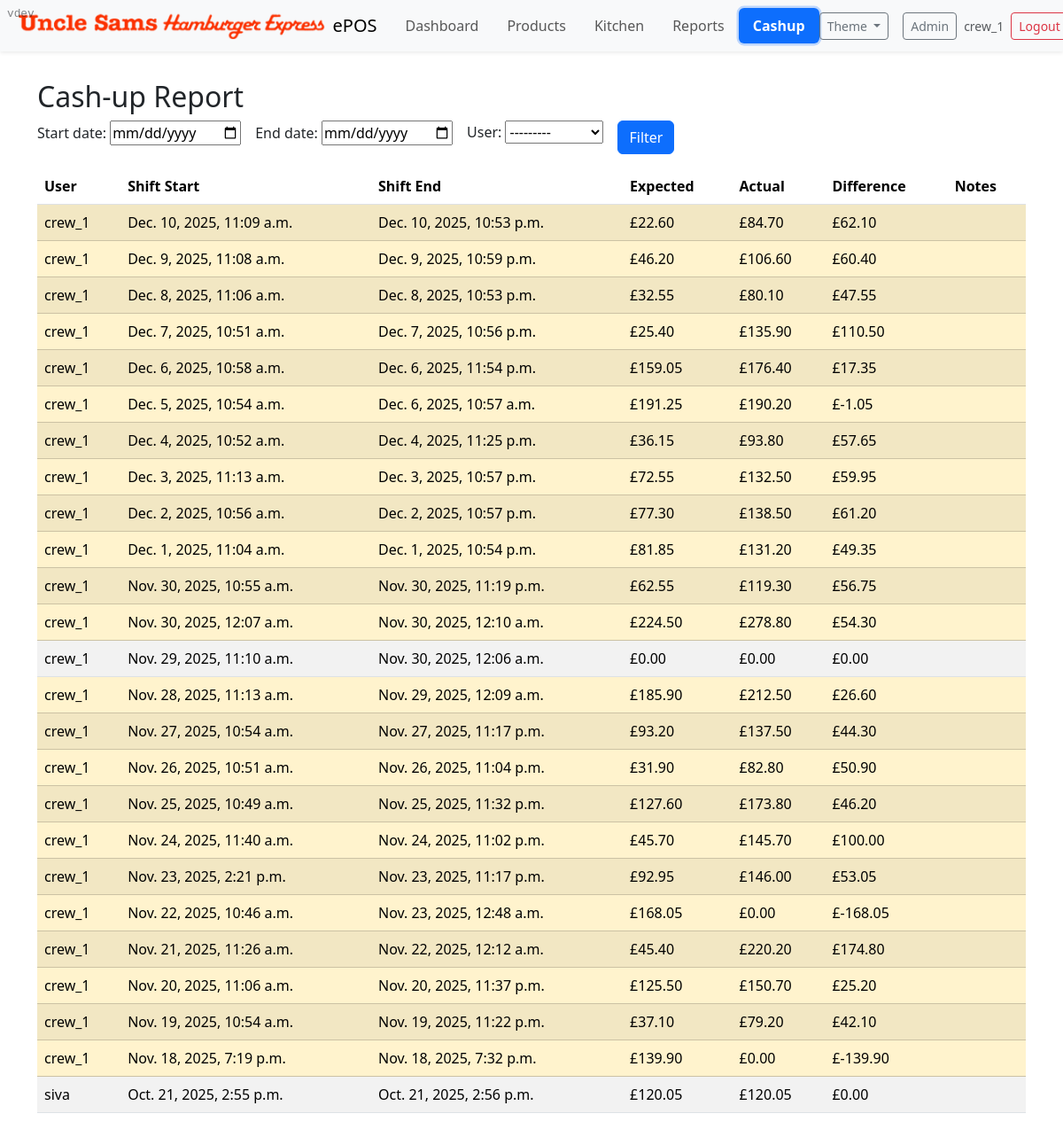
/cashup/report/ (signed in), run on an earlier commit of the app's database.
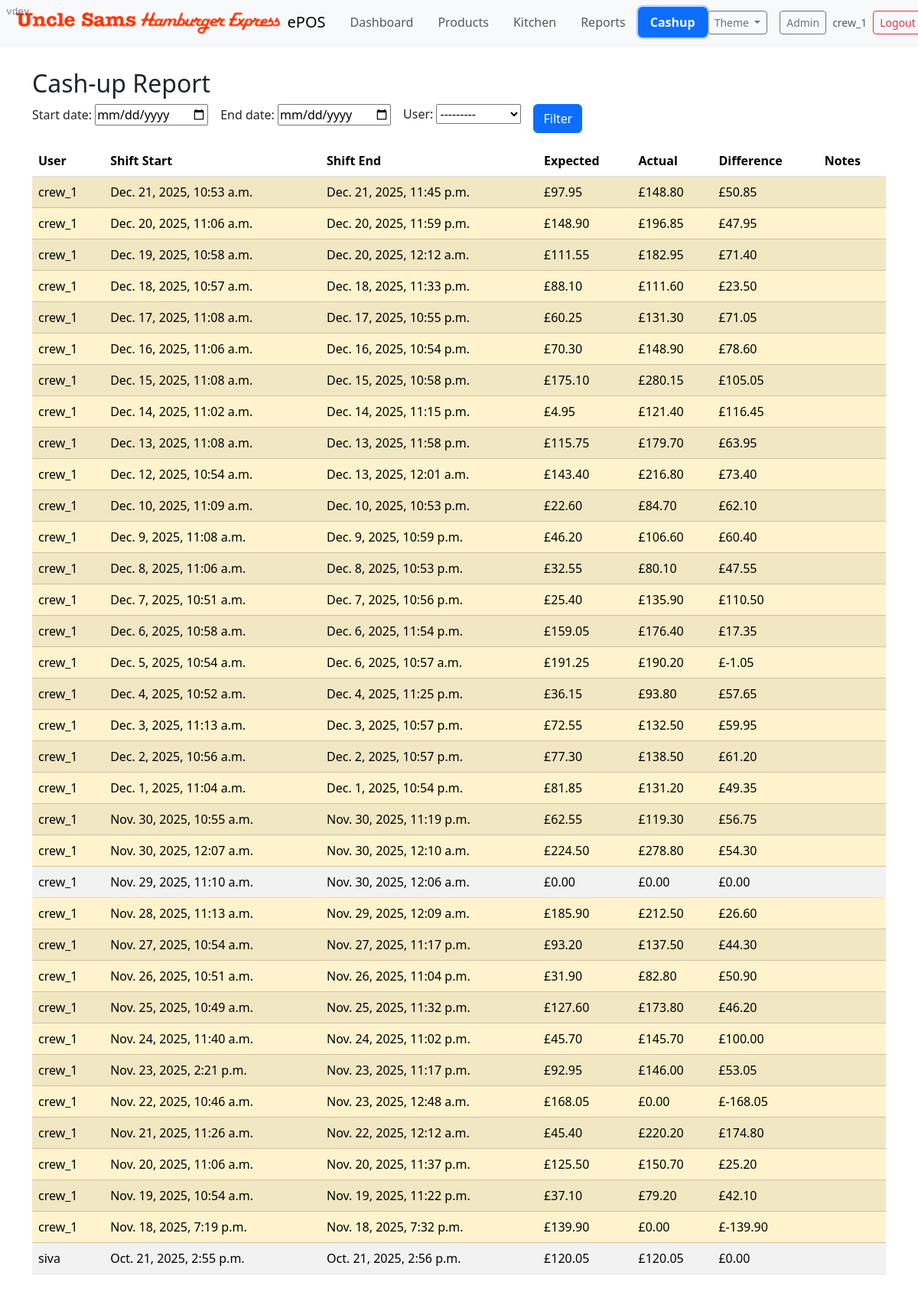
And on a later commit of the database.
### cashup/models.py (models this page shows, shortened)
class CashUp(models.Model):
    shift = models.OneToOneField(Shift, on_delete=models.CASCADE, related_name='cashup')
    expected_amount = models.DecimalField(max_digits=10, decimal_places=2, help_text="Expected cash amount based on transactions")
    actual_amount = models.DecimalField(max_digits=10, decimal_places=2, help_text="Actual cash amount counted at the end of the shift")
    difference = models.DecimalField(max_digits=10, decimal_places=2, help_text="Difference between expected and actual amounts")
    created_at = models.DateTimeField(default=timezone.now)
    notes = models.TextField(blank=True)
    class Meta:
        ordering = ['-created_at']

class Shift(models.Model):
    user = models.ForeignKey('auth.User', on_delete=models.CASCADE)
    start_time = models.DateTimeField(default=timezone.now)
    end_time = models.DateTimeField(null=True, blank=True)
    is_closed = models.BooleanField(default=False)
    class Meta:
        ordering = ['-start_time']

### cashup/views.py (the view, shortened to what this page needs)
# urls.py: path('report/', views.report, name='report'),
@login_required
def report(request):
    if request.user.groups.exists() and not _has_group(request.user, 'Manager'):
        messages.error(request, 'You do not have permission to view reports.')
        return redirect('cashup:index')
    form = ReportFilterForm(request.GET or None)
    qs = CashUp.objects.select_related('shift', 'shift__user').order_by('-created_at')
    rows = list(qs)
    return render(request, 'cashup/report.html', { 'form': form, 'rows': rows })

### cashup/forms.py
class ReportFilterForm(forms.Form):
    start_date = forms.DateField(required=False, widget=forms.DateInput(attrs={'type':'date'}))
    end_date = forms.DateField(required=False, widget=forms.DateInput(attrs={'type':'date'}))
    user = forms.ModelChoiceField(queryset=get_user_model().objects.all().order_by('username'), required=False)

### epos/context_processors.py (called while the page is built)
def app_version(request):
    return {
        'APP_VERSION': getattr(settings, 'APP_VERSION', 'dev')
    }

### cashup/templates/cashup/report.html (shortened to what this page needs)
{% extends 'manage_orders/index.html' %}
{% block content %}
<div class="container py-3">
  <h2>Cash-up Report</h2>
  <form method="get" class="row g-3 mb-3">
    <div class="col-auto">{{ form.start_date.label_tag }} {{ form.start_date }}</div>
    <div class="col-auto">{{ form.end_date.label_tag }} {{ form.end_date }}</div>
    <div class="col-auto">{{ form.user.label_tag }} {{ form.user }}</div>
    <div class="col-auto align-self-end"><button class="btn btn-primary">Filter</button></div>
  </form>
  <div class="table-responsive">
    <table class="table table-striped align-middle">
      <thead>
        <tr>
          <th>User</th>
          <th>Shift Start</th>
          <th>Shift End</th>
          <th>Expected</th>
          <th>Actual</th>
          <th>Difference</th>
          <th>Notes</th>
        </tr>
      </thead>
      <tbody>
        {% for r in rows %}
          <tr class="{% if r.difference and r.difference != 0 %}table-warning{% endif %}">
            <td>{{ r.shift.user.username }}</td>
            <td>{{ r.shift.start_time }}</td>
            <td>{{ r.shift.end_time }}</td>
            <td>£{{ r.expected_amount }}</td>
            <td>£{{ r.actual_amount }}</td>
            <td>£{{ r.difference }}</td>
            <td class="small">{{ r.notes }}</td>
          </tr>
        {% empty %}
          <tr><td colspan="7" class="text-muted">No results.</td></tr>
        {% endfor %}
      </tbody>
    </table>
  </div>
</div>
{% endblock %}

What changed in the data, as far as the page shows it:
added CashUp: shift.user.username "crew_1", shift.start_time "Dec. 21, 2025, 10:53 a.m.", shift.end_time "Dec. 21, 2025, 11:45 p.m.", expected_amount "97.95", actual_amount "148.80", difference "50.85"
added CashUp: shift.user.username "crew_1", shift.start_time "Dec. 20, 2025, 11:06 a.m.", shift.end_time "Dec. 20, 2025, 11:59 p.m.", expected_amount "148.90", actual_amount "196.85", difference "47.95"
added CashUp: shift.user.username "crew_1", shift.start_time "Dec. 19, 2025, 10:58 a.m.", shift.end_time "Dec. 20, 2025, 12:12 a.m.", expected_amount "111.55", actual_amount "182.95", difference "71.40"
added CashUp: shift.user.username "crew_1", shift.start_time "Dec. 18, 2025, 10:57 a.m.", shift.end_time "Dec. 18, 2025, 11:33 p.m.", expected_amount "88.10", actual_amount "111.60", difference "23.50"
added CashUp: shift.user.username "crew_1", shift.start_time "Dec. 17, 2025, 11:08 a.m.", shift.end_time "Dec. 17, 2025, 10:55 p.m.", expected_amount "60.25", actual_amount "131.30", difference "71.05"
added CashUp: shift.user.username "crew_1", shift.start_time "Dec. 16, 2025, 11:06 a.m.", shift.end_time "Dec. 16, 2025, 10:54 p.m.", expected_amount "70.30", actual_amount "148.90", difference "78.60"
added CashUp: shift.user.username "crew_1", shift.start_time "Dec. 15, 2025, 11:08 a.m.", shift.end_time "Dec. 15, 2025, 10:58 p.m.", expected_amount "175.10", actual_amount "280.15", difference "105.05"
added CashUp: shift.user.username "crew_1", shift.start_time "Dec. 14, 2025, 11:02 a.m.", shift.end_time "Dec. 14, 2025, 11:15 p.m.", expected_amount "4.95", actual_amount "121.40", difference "116.45"
added CashUp: shift.user.username "crew_1", shift.start_time "Dec. 13, 2025, 11:08 a.m.", shift.end_time "Dec. 13, 2025, 11:58 p.m.", expected_amount "115.75", actual_amount "179.70", difference "63.95"
added CashUp: shift.user.username "crew_1", shift.start_time "Dec. 12, 2025, 10:54 a.m.", shift.end_time "Dec. 13, 2025, 12:01 a.m.", expected_amount "143.40", actual_amount "216.80", difference "73.40"
